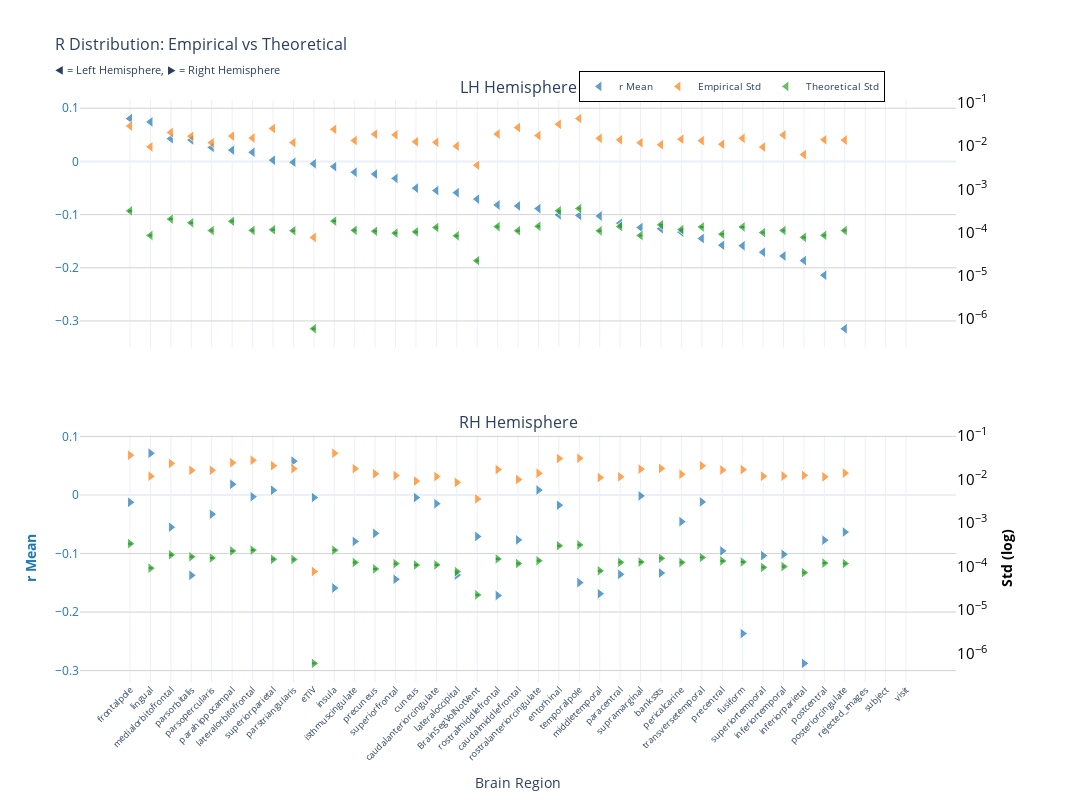
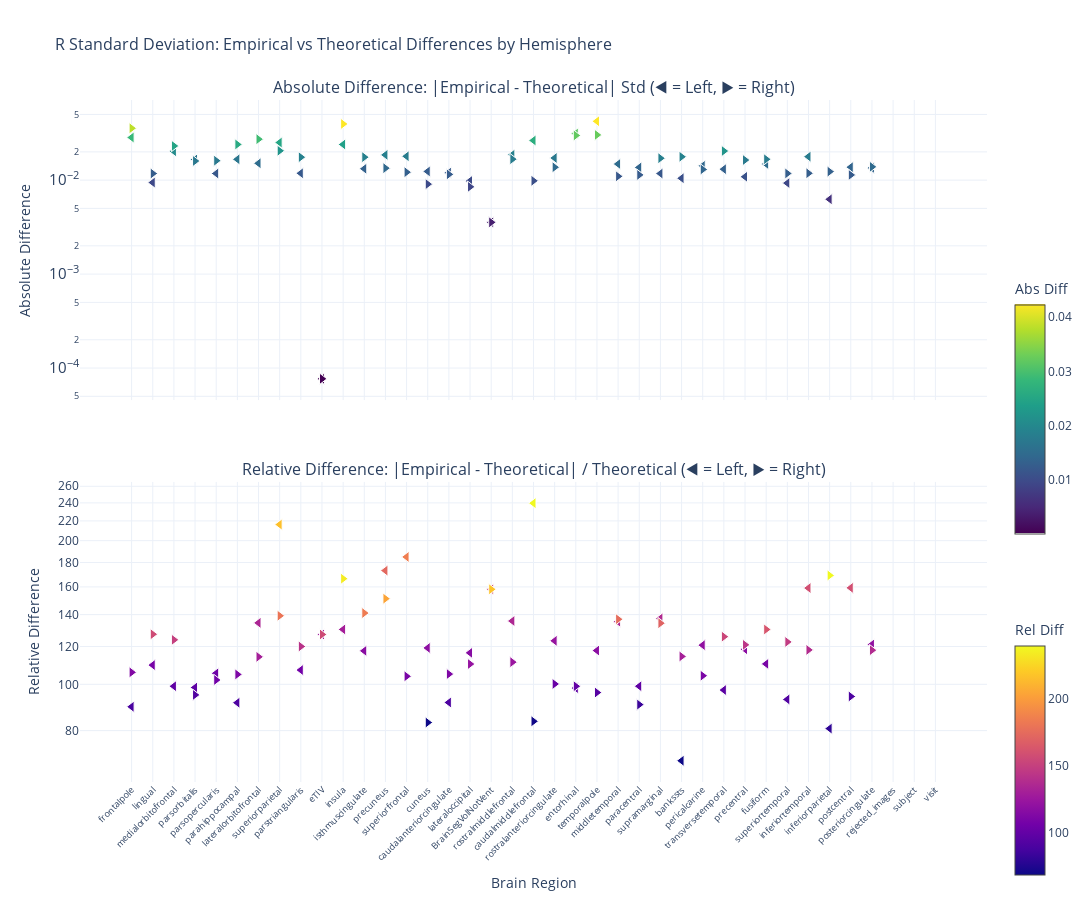

The code cell stored with these charts, in order, in its notebook:
### Markdown cell above
### F-statistic

### Code cell
nu_nav = df_navr[(df_navr["timepoint"] == "baseline") & (df_navr["group"] == "HC-PD")]
data_path = stats_dir / f"partial_correlation_baseline_{METRIC}.parquet"
df, stats = get_test_stats(
    data_path, stat_functions_F, nu_nav, hemisphere=True, study="baseline"
)
show_figure(stats, hemisphere=True, stat_name="r", study="baseline", metric=METRIC)

### Figure 1 — Plotly figure (JSON) as saved in the notebook; plotly's stock layout.template omitted (floating-point values rounded to 4 significant figures)
{"data": [{"hovertemplate": "<b>%{x}</b><br>Mean r: %{y:.2f}<br><extra></extra>", "legendgroup": "mean", "marker": {"color": "#1f77b4", "line": {"color": "white", "width": 1}, "opacity": 0.7, "size": 10, "symbol": "triangle-left"}, "mode": "markers", "name": "r Mean", "showlegend": true, "type": "scatter", "x": ["frontalpole", "lingual", "medialorbitofrontal", "parsorbitalis", "parsopercularis", "parahippocampal", "lateralorbitofrontal", "superiorparietal", "parstriangularis", "eTIV", "insula", "isthmuscingulate", "precuneus", "superiorfrontal", "cuneus", "caudalanteriorcingulate", "lateraloccipital", "BrainSegVolNotVent", "rostralmiddlefrontal", "caudalmiddlefrontal", "rostralanteriorcingulate", "entorhinal", "temporalpole", "middletemporal", "paracentral", "supramarginal", "bankssts", "pericalcarine", "transversetemporal", "precentral", "fusiform", "superiortemporal", "inferiortemporal", "inferiorparietal", "postcentral", "posteriorcingulate", "rejected_images", "subject", "visit"], "xaxis": "x", "y": [0.08049, 0.07429, 0.04278, 0.04029, 0.0264, 0.02127, 0.01719, 0.002301, -0.001604, -0.004403, -0.009765, -0.02033, -0.0238, -0.03193, -0.05022, -0.05485, -0.05878, -0.07087, -0.08199, -0.08371, -0.08866, -0.1004, -0.1017, -0.1026, -0.1161, -0.1244, -0.1266, -0.133, -0.145, -0.1576, -0.1587, -0.1707, -0.1779, -0.1865, -0.214, -0.3146, NaN, NaN, NaN], "yaxis": "y"}, {"hovertemplate": "<b>%{x}</b><br>Empirical Std: %{y:.3f}<br><extra></extra>", "legendgroup": "empirical", "marker": {"color": "#ff7f0e", "line": {"color": "white", "width": 1}, "opacity": 0.7, "size": 10, "symbol": "triangle-left"}, "mode": "markers", "name": "Empirical Std", "showlegend": true, "type": "scatter", "x": ["frontalpole", "lingual", "medialorbitofrontal", "parsorbitalis", "parsopercularis", "parahippocampal", "lateralorbitofrontal", "superiorparietal", "parstriangularis", "eTIV", "insula", "isthmuscingulate", "precuneus", "superiorfrontal", "cuneus", "caudalanteriorcingulate", "lateraloccipital", "BrainSegVolNotVent", "rostralmiddlefrontal", "caudalmiddlefrontal", "rostralanteriorcingulate", "entorhinal", "temporalpole", "middletemporal", "paracentral", "supramarginal", "bankssts", "pericalcarine", "transversetemporal", "precentral", "fusiform", "superiortemporal", "inferiortemporal", "inferiorparietal", "postcentral", "posteriorcingulate", "rejected_images", "subject", "visit"], "xaxis": "x", "y": [0.02875, 0.009518, 0.0205, 0.01677, 0.01188, 0.01685, 0.01522, 0.02527, 0.01195, 7.738e-05, 0.02416, 0.01334, 0.01869, 0.01805, 0.01249, 0.01215, 0.00989, 0.00358, 0.01877, 0.02656, 0.01735, 0.03167, 0.04272, 0.01496, 0.0138, 0.01184, 0.01063, 0.01431, 0.01322, 0.01095, 0.015, 0.009408, 0.01791, 0.006333, 0.01384, 0.01362, NaN, NaN, NaN], "yaxis": "y2"}, {"error_y": {"array": [8.879e-06, 2.408e-06, 5.739e-06, 4.724e-06, 3.127e-06, 5.102e-06, 3.148e-06, 3.26e-06, 3.097e-06, 1.691e-08, 5.154e-06, 3.153e-06, 3.007e-06, 2.72e-06, 2.912e-06, 3.676e-06, 2.36e-06, 6.301e-07, 3.846e-06, 3.092e-06, 3.91e-06, 8.944e-06, 1.008e-05, 3.076e-06, 3.864e-06, 2.397e-06, 4.244e-06, 3.292e-06, 3.77e-06, 2.57e-06, 3.774e-06, 2.805e-06, 3.134e-06, 2.17e-06, 2.419e-06, 3.123e-06, NaN, NaN, NaN], "arrayminus": [8.633e-06, 2.342e-06, 5.58e-06, 4.593e-06, 3.04e-06, 4.961e-06, 3.06e-06, 3.17e-06, 3.011e-06, 1.644e-08, 5.012e-06, 3.066e-06, 2.924e-06, 2.645e-06, 2.831e-06, 3.574e-06, 2.295e-06, 6.127e-07, 3.739e-06, 3.006e-06, 3.801e-06, 8.696e-06, 9.803e-06, 2.991e-06, 3.757e-06, 2.331e-06, 4.126e-06, 3.2e-06, 3.666e-06, 2.498e-06, 3.67e-06, 2.727e-06, 3.047e-06, 2.11e-06, 2.352e-06, 3.037e-06, NaN, NaN, NaN], "color": "#2ca02c", "thickness": 1, "type": "data", "visible": true, "width": 2}, "hovertemplate": "<b>%{x}</b><br>Theoretical Std: %{y:.3f}<br><extra></extra>", "legendgroup": "theoretical", "marker": {"color": "#2ca02c", "line": {"color": "white", "width": 1}, "opacity": 0.7, "size": 10, "symbol": "triangle-left"}, "mode": "markers", "name": "Theoretical Std", "showlegend": true, "type": "scatter", "x": ["frontalpole", "lingual", "medialorbitofrontal", "parsorbitalis", "parsopercularis", "parahippocampal", "lateralorbitofrontal", "superiorparietal", "parstriangularis", "eTIV", "insula", "isthmuscingulate", "precuneus", "superiorfrontal", "cuneus", "caudalanteriorcingulate", "lateraloccipital", "BrainSegVolNotVent", "rostralmiddlefrontal", "caudalmiddlefrontal", "rostralanteriorcingulate", "entorhinal", "temporalpole", "middletemporal", "paracentral", "supramarginal", "bankssts", "pericalcarine", "transversetemporal", "precentral", "fusiform", "superiortemporal", "inferiortemporal", "inferiorparietal", "postcentral", "posteriorcingulate", "rejected_images", "subject", "visit"], "xaxis": "x", "y": [0.0003169, 8.596e-05, 0.0002048, 0.0001686, 0.0001116, 0.0001821, 0.0001123, 0.0001164, 0.0001105, 6.036e-07, 0.000184, 0.0001125, 0.0001073, 9.709e-05, 0.0001039, 0.0001312, 8.424e-05, 2.249e-05, 0.0001373, 0.0001103, 0.0001395, 0.0003192, 0.0003599, 0.0001098, 0.0001379, 8.556e-05, 0.0001515, 0.0001175, 0.0001346, 9.172e-05, 0.0001347, 0.0001001, 0.0001118, 7.746e-05, 8.635e-05, 0.0001115, NaN, NaN, NaN], "yaxis": "y2"}, {"hovertemplate": "<b>%{x}</b><br>Mean r: %{y:.2f}<br><extra></extra>", "legendgroup": "mean", "marker": {"color": "#1f77b4", "line": {"color": "white", "width": 1}, "opacity": 0.7, "size": 10, "symbol": "triangle-right"}, "mode": "markers", "name": "r Mean", "showlegend": false, "type": "scatter", "x": ["lingual", "parstriangularis", "parahippocampal", "rostralanteriorcingulate", "superiorparietal", "supramarginal", "lateralorbitofrontal", "eTIV", "cuneus", "transversetemporal", "frontalpole", "caudalanteriorcingulate", "entorhinal", "parsopercularis", "pericalcarine", "medialorbitofrontal", "posteriorcingulate", "precuneus", "BrainSegVolNotVent", "caudalmiddlefrontal", "postcentral", "isthmuscingulate", "precentral", "inferiortemporal", "superiortemporal", "bankssts", "paracentral", "lateraloccipital", "parsorbitalis", "superiorfrontal", "temporalpole", "insula", "middletemporal", "rostralmiddlefrontal", "fusiform", "inferiorparietal", "rejected_images", "subject", "visit"], "xaxis": "x2", "y": [0.0712, 0.0577, 0.01822, 0.00835, 0.008036, -0.001601, -0.003, -0.004403, -0.004439, -0.01189, -0.01255, -0.01489, -0.01746, -0.03292, -0.04565, -0.05504, -0.0634, -0.06565, -0.07087, -0.07678, -0.07721, -0.07936, -0.09565, -0.1014, -0.1037, -0.1333, -0.1356, -0.1369, -0.1373, -0.1441, -0.1497, -0.1589, -0.1686, -0.1717, -0.2368, -0.2877, NaN, NaN, NaN], "yaxis": "y3"}, {"hovertemplate": "<b>%{x}</b><br>Empirical Std: %{y:.3f}<br><extra></extra>", "legendgroup": "empirical", "marker": {"color": "#ff7f0e", "line": {"color": "white", "width": 1}, "opacity": 0.7, "size": 10, "symbol": "triangle-right"}, "mode": "markers", "name": "Empirical Std", "showlegend": false, "type": "scatter", "x": ["lingual", "parstriangularis", "parahippocampal", "rostralanteriorcingulate", "superiorparietal", "supramarginal", "lateralorbitofrontal", "eTIV", "cuneus", "transversetemporal", "frontalpole", "caudalanteriorcingulate", "entorhinal", "parsopercularis", "pericalcarine", "medialorbitofrontal", "posteriorcingulate", "precuneus", "BrainSegVolNotVent", "caudalmiddlefrontal", "postcentral", "isthmuscingulate", "precentral", "inferiortemporal", "superiortemporal", "bankssts", "paracentral", "lateraloccipital", "parsorbitalis", "superiorfrontal", "temporalpole", "insula", "middletemporal", "rostralmiddlefrontal", "fusiform", "inferiorparietal", "rejected_images", "subject", "visit"], "xaxis": "x2", "y": [0.01185, 0.0177, 0.02423, 0.01386, 0.02069, 0.01724, 0.02754, 7.738e-05, 0.009179, 0.02058, 0.036, 0.01163, 0.03021, 0.01627, 0.01313, 0.02331, 0.01397, 0.01351, 0.00358, 0.00996, 0.01149, 0.0177, 0.0165, 0.01194, 0.01188, 0.01789, 0.01149, 0.008567, 0.01616, 0.01227, 0.03062, 0.03989, 0.01106, 0.01688, 0.01682, 0.0124, NaN, NaN, NaN], "yaxis": "y4"}, {"error_y": {"array": [2.588e-06, 4.097e-06, 6.411e-06, 3.837e-06, 4.134e-06, 3.571e-06, 6.7e-06, 1.691e-08, 3.056e-06, 4.545e-06, 9.431e-06, 3.073e-06, 8.458e-06, 4.421e-06, 3.496e-06, 5.226e-06, 3.292e-06, 2.487e-06, 6.301e-07, 3.296e-06, 3.376e-06, 3.491e-06, 3.791e-06, 2.809e-06, 2.691e-06, 4.343e-06, 3.512e-06, 2.157e-06, 4.716e-06, 3.277e-06, 8.833e-06, 6.674e-06, 2.246e-06, 4.211e-06, 3.589e-06, 2.042e-06, NaN, NaN, NaN], "arrayminus": [2.516e-06, 3.983e-06, 6.233e-06, 3.731e-06, 4.019e-06, 3.472e-06, 6.514e-06, 1.644e-08, 2.971e-06, 4.419e-06, 9.17e-06, 2.988e-06, 8.224e-06, 4.299e-06, 3.399e-06, 5.082e-06, 3.201e-06, 2.418e-06, 6.127e-07, 3.205e-06, 3.283e-06, 3.394e-06, 3.686e-06, 2.732e-06, 2.617e-06, 4.223e-06, 3.415e-06, 2.097e-06, 4.585e-06, 3.186e-06, 8.588e-06, 6.489e-06, 2.184e-06, 4.095e-06, 3.49e-06, 1.985e-06, NaN, NaN, NaN], "color": "#2ca02c", "thickness": 1, "type": "data", "visible": true, "width": 2}, "hovertemplate": "<b>%{x}</b><br>Theoretical Std: %{y:.3f}<br><extra></extra>", "legendgroup": "theoretical", "marker": {"color": "#2ca02c", "line": {"color": "white", "width": 1}, "opacity": 0.7, "size": 10, "symbol": "triangle-right"}, "mode": "markers", "name": "Theoretical Std", "showlegend": false, "type": "scatter", "x": ["lingual", "parstriangularis", "parahippocampal", "rostralanteriorcingulate", "superiorparietal", "supramarginal", "lateralorbitofrontal", "eTIV", "cuneus", "transversetemporal", "frontalpole", "caudalanteriorcingulate", "entorhinal", "parsopercularis", "pericalcarine", "medialorbitofrontal", "posteriorcingulate", "precuneus", "BrainSegVolNotVent", "caudalmiddlefrontal", "postcentral", "isthmuscingulate", "precentral", "inferiortemporal", "superiortemporal", "bankssts", "paracentral", "lateraloccipital", "parsorbitalis", "superiorfrontal", "temporalpole", "insula", "middletemporal", "rostralmiddlefrontal", "fusiform", "inferiorparietal", "rejected_images", "subject", "visit"], "xaxis": "x2", "y": [9.236e-05, 0.0001462, 0.0002288, 0.000137, 0.0001475, 0.0001275, 0.0002391, 6.036e-07, 0.0001091, 0.0001622, 0.0003366, 0.0001097, 0.0003019, 0.0001578, 0.0001248, 0.0001865, 0.0001175, 8.876e-05, 2.249e-05, 0.0001177, 0.0001205, 0.0001246, 0.0001353, 0.0001003, 9.605e-05, 0.000155, 0.0001254, 7.699e-05, 0.0001683, 0.0001169, 0.0003153, 0.0002382, 8.018e-05, 0.0001503, 0.0001281, 7.287e-05, NaN, NaN, NaN], "yaxis": "y4"}], "layout": {"annotations": [{"font": {"size": 16}, "showarrow": false, "text": "LH Hemisphere", "x": 0.47, "xanchor": "center", "xref": "paper", "y": 1, "yanchor": "bottom", "yref": "paper"}, {"font": {"size": 16}, "showarrow": false, "text": "RH Hemisphere", "x": 0.47, "xanchor": "center", "xref": "paper", "y": 0.425, "yanchor": "bottom", "yref": "paper"}], "height": 800, "hovermode": "x", "legend": {"bgcolor": "rgba(255, 255, 255, 0.9)", "bordercolor": "black", "borderwidth": 1, "font": {"size": 10}, "orientation": "h", "x": 0.7, "xanchor": "center", "y": 1.05}, "title": {"font": {"size": 16}, "text": "R Distribution: Empirical vs Theoretical<br><sub>◀ = Left Hemisphere, ▶ = Right Hemisphere</sub>"}, "width": 1400, "xaxis": {"anchor": "y", "domain": [0, 0.94], "matches": "x2", "showticklabels": false}, "xaxis2": {"anchor": "y3", "domain": [0, 0.94], "tickangle": -45, "tickfont": {"size": 9}, "title": {"text": "Brain Region"}}, "yaxis": {"anchor": "x", "domain": [0.575, 1], "gridcolor": "lightgray", "showgrid": true, "tickfont": {"color": "#1f77b4"}, "title": {"font": {"color": "#1f77b4"}, "text": ""}}, "yaxis2": {"anchor": "x", "exponentformat": "power", "overlaying": "y", "showgrid": false, "side": "right", "tickfont": {"color": "black"}, "title": {"font": {"color": "black"}, "text": ""}, "type": "log"}, "yaxis3": {"anchor": "x2", "domain": [0, 0.425], "gridcolor": "lightgray", "showgrid": true, "tickfont": {"color": "#1f77b4"}, "title": {"font": {"color": "#1f77b4"}, "text": "<b>r Mean</b>"}}, "yaxis4": {"anchor": "x2", "exponentformat": "power", "overlaying": "y3", "showgrid": false, "side": "right", "tickfont": {"color": "black"}, "title": {"font": {"color": "black"}, "text": "<b>Std (log)</b>"}, "type": "log"}}}

### Figure 2 — Plotly figure (JSON) as saved in the notebook; plotly's stock layout.template omitted (floating-point values rounded to 4 significant figures)
{"data": [{"hovertemplate": "<b>%{x}</b><br>Hemisphere: %{text}<br>Abs Diff: %{y:.4f}<br><extra></extra>", "legendgroup": "abs_lh", "marker": {"color": [0.02844, 0.009432, 0.0203, 0.0166, 0.01177, 0.01666, 0.01511, 0.02515, 0.01184, 7.678e-05, 0.02398, 0.01322, 0.01858, 0.01795, 0.01239, 0.01202, 0.009805, 0.003558, 0.01863, 0.02645, 0.01721, 0.03135, 0.04236, 0.01485, 0.01367, 0.01176, 0.01048, 0.01419, 0.01309, 0.01086, 0.01487, 0.009308, 0.0178, 0.006256, 0.01375, 0.01351, NaN, NaN, NaN], "colorbar": {"len": 0.4, "title": {"text": "Abs Diff"}, "y": 0.75, "yanchor": "top"}, "colorscale": [[0, "#440154"], [0.1111, "#482878"], [0.2222, "#3e4989"], [0.3333, "#31688e"], [0.4444, "#26828e"], [0.5556, "#1f9e89"], [0.6667, "#35b779"], [0.7778, "#6ece58"], [0.8889, "#b5de2b"], [1, "#fde725"]], "line": {"color": "white", "width": 1}, "showscale": true, "size": 10, "symbol": "triangle-left"}, "mode": "markers", "name": "Absolute (lh)", "showlegend": false, "text": ["lh", "lh", "lh", "lh", "lh", "lh", "lh", "lh", "lh", "lh", "lh", "lh", "lh", "lh", "lh", "lh", "lh", "lh", "lh", "lh", "lh", "lh", "lh", "lh", "lh", "lh", "lh", "lh", "lh", "lh", "lh", "lh", "lh", "lh", "lh", "lh", "lh", "lh", "lh"], "type": "scatter", "x": ["frontalpole", "lingual", "medialorbitofrontal", "parsorbitalis", "parsopercularis", "parahippocampal", "lateralorbitofrontal", "superiorparietal", "parstriangularis", "eTIV", "insula", "isthmuscingulate", "precuneus", "superiorfrontal", "cuneus", "caudalanteriorcingulate", "lateraloccipital", "BrainSegVolNotVent", "rostralmiddlefrontal", "caudalmiddlefrontal", "rostralanteriorcingulate", "entorhinal", "temporalpole", "middletemporal", "paracentral", "supramarginal", "bankssts", "pericalcarine", "transversetemporal", "precentral", "fusiform", "superiortemporal", "inferiortemporal", "inferiorparietal", "postcentral", "posteriorcingulate", "rejected_images", "subject", "visit"], "xaxis": "x", "y": [0.02844, 0.009432, 0.0203, 0.0166, 0.01177, 0.01666, 0.01511, 0.02515, 0.01184, 7.678e-05, 0.02398, 0.01322, 0.01858, 0.01795, 0.01239, 0.01202, 0.009805, 0.003558, 0.01863, 0.02645, 0.01721, 0.03135, 0.04236, 0.01485, 0.01367, 0.01176, 0.01048, 0.01419, 0.01309, 0.01086, 0.01487, 0.009308, 0.0178, 0.006256, 0.01375, 0.01351, NaN, NaN, NaN], "yaxis": "y"}, {"hovertemplate": "<b>%{x}</b><br>Hemisphere: %{text}<br>Rel Diff: %{y:.2%}<br><extra></extra>", "legendgroup": "rel_lh", "marker": {"color": [89.73, 109.7, 99.1, 98.47, 105.5, 91.5, 134.5, 216.2, 107.1, 127.2, 130.3, 117.5, 173.1, 184.9, 119.2, 91.62, 116.4, 158.2, 135.7, 239.7, 123.4, 98.21, 117.7, 135.3, 99.09, 137.4, 69.16, 120.8, 97.28, 118.4, 110.4, 92.98, 159.1, 80.77, 159.3, 121.2, NaN, NaN, NaN], "colorbar": {"len": 0.4, "title": {"text": "Rel Diff"}, "y": 0.25, "yanchor": "top"}, "colorscale": [[0, "#0d0887"], [0.1111, "#46039f"], [0.2222, "#7201a8"], [0.3333, "#9c179e"], [0.4444, "#bd3786"], [0.5556, "#d8576b"], [0.6667, "#ed7953"], [0.7778, "#fb9f3a"], [0.8889, "#fdca26"], [1, "#f0f921"]], "line": {"color": "white", "width": 1}, "showscale": true, "size": 10, "symbol": "triangle-left"}, "mode": "markers", "name": "Relative (lh)", "showlegend": false, "text": ["lh", "lh", "lh", "lh", "lh", "lh", "lh", "lh", "lh", "lh", "lh", "lh", "lh", "lh", "lh", "lh", "lh", "lh", "lh", "lh", "lh", "lh", "lh", "lh", "lh", "lh", "lh", "lh", "lh", "lh", "lh", "lh", "lh", "lh", "lh", "lh", "lh", "lh", "lh"], "type": "scatter", "x": ["frontalpole", "lingual", "medialorbitofrontal", "parsorbitalis", "parsopercularis", "parahippocampal", "lateralorbitofrontal", "superiorparietal", "parstriangularis", "eTIV", "insula", "isthmuscingulate", "precuneus", "superiorfrontal", "cuneus", "caudalanteriorcingulate", "lateraloccipital", "BrainSegVolNotVent", "rostralmiddlefrontal", "caudalmiddlefrontal", "rostralanteriorcingulate", "entorhinal", "temporalpole", "middletemporal", "paracentral", "supramarginal", "bankssts", "pericalcarine", "transversetemporal", "precentral", "fusiform", "superiortemporal", "inferiortemporal", "inferiorparietal", "postcentral", "posteriorcingulate", "rejected_images", "subject", "visit"], "xaxis": "x2", "y": [89.73, 109.7, 99.1, 98.47, 105.5, 91.5, 134.5, 216.2, 107.1, 127.2, 130.3, 117.5, 173.1, 184.9, 119.2, 91.62, 116.4, 158.2, 135.7, 239.7, 123.4, 98.21, 117.7, 135.3, 99.09, 137.4, 69.16, 120.8, 97.28, 118.4, 110.4, 92.98, 159.1, 80.77, 159.3, 121.2, NaN, NaN, NaN], "yaxis": "y2"}, {"hovertemplate": "<b>%{x}</b><br>Hemisphere: %{text}<br>Abs Diff: %{y:.4f}<br><extra></extra>", "legendgroup": "abs_rh", "marker": {"color": [0.01176, 0.01755, 0.024, 0.01372, 0.02054, 0.01712, 0.0273, 7.678e-05, 0.00907, 0.02042, 0.03567, 0.01152, 0.02991, 0.01611, 0.01301, 0.02312, 0.01385, 0.01342, 0.003558, 0.009842, 0.01137, 0.01757, 0.01637, 0.01184, 0.01178, 0.01774, 0.01137, 0.00849, 0.01599, 0.01216, 0.0303, 0.03965, 0.01098, 0.01673, 0.01669, 0.01233, NaN, NaN, NaN], "colorbar": {"len": 0.4, "title": {"text": "Abs Diff"}, "y": 0.75, "yanchor": "top"}, "colorscale": [[0, "#440154"], [0.1111, "#482878"], [0.2222, "#3e4989"], [0.3333, "#31688e"], [0.4444, "#26828e"], [0.5556, "#1f9e89"], [0.6667, "#35b779"], [0.7778, "#6ece58"], [0.8889, "#b5de2b"], [1, "#fde725"]], "line": {"color": "white", "width": 1}, "showscale": false, "size": 10, "symbol": "triangle-right"}, "mode": "markers", "name": "Absolute (rh)", "showlegend": false, "text": ["rh", "rh", "rh", "rh", "rh", "rh", "rh", "rh", "rh", "rh", "rh", "rh", "rh", "rh", "rh", "rh", "rh", "rh", "rh", "rh", "rh", "rh", "rh", "rh", "rh", "rh", "rh", "rh", "rh", "rh", "rh", "rh", "rh", "rh", "rh", "rh", "rh", "rh", "rh"], "type": "scatter", "x": ["lingual", "parstriangularis", "parahippocampal", "rostralanteriorcingulate", "superiorparietal", "supramarginal", "lateralorbitofrontal", "eTIV", "cuneus", "transversetemporal", "frontalpole", "caudalanteriorcingulate", "entorhinal", "parsopercularis", "pericalcarine", "medialorbitofrontal", "posteriorcingulate", "precuneus", "BrainSegVolNotVent", "caudalmiddlefrontal", "postcentral", "isthmuscingulate", "precentral", "inferiortemporal", "superiortemporal", "bankssts", "paracentral", "lateraloccipital", "parsorbitalis", "superiorfrontal", "temporalpole", "insula", "middletemporal", "rostralmiddlefrontal", "fusiform", "inferiorparietal", "rejected_images", "subject", "visit"], "xaxis": "x", "y": [0.01176, 0.01755, 0.024, 0.01372, 0.02054, 0.01712, 0.0273, 7.678e-05, 0.00907, 0.02042, 0.03567, 0.01152, 0.02991, 0.01611, 0.01301, 0.02312, 0.01385, 0.01342, 0.003558, 0.009842, 0.01137, 0.01757, 0.01637, 0.01184, 0.01178, 0.01774, 0.01137, 0.00849, 0.01599, 0.01216, 0.0303, 0.03965, 0.01098, 0.01673, 0.01669, 0.01233, NaN, NaN, NaN], "yaxis": "y"}, {"hovertemplate": "<b>%{x}</b><br>Hemisphere: %{text}<br>Rel Diff: %{y:.2%}<br><extra></extra>", "legendgroup": "rel_rh", "marker": {"color": [127.3, 120.0, 104.9, 100.2, 139.2, 134.3, 114.2, 127.2, 83.17, 125.9, 106.0, 105.1, 99.08, 102.1, 104.2, 123.9, 117.9, 151.2, 158.2, 83.66, 94.32, 141.0, 121.0, 118.1, 122.7, 114.4, 90.68, 110.3, 95.02, 103.9, 96.11, 166.5, 136.9, 111.3, 130.3, 169.1, NaN, NaN, NaN], "colorbar": {"len": 0.4, "title": {"text": "Rel Diff"}, "y": 0.25, "yanchor": "top"}, "colorscale": [[0, "#0d0887"], [0.1111, "#46039f"], [0.2222, "#7201a8"], [0.3333, "#9c179e"], [0.4444, "#bd3786"], [0.5556, "#d8576b"], [0.6667, "#ed7953"], [0.7778, "#fb9f3a"], [0.8889, "#fdca26"], [1, "#f0f921"]], "line": {"color": "white", "width": 1}, "showscale": false, "size": 10, "symbol": "triangle-right"}, "mode": "markers", "name": "Relative (rh)", "showlegend": false, "text": ["rh", "rh", "rh", "rh", "rh", "rh", "rh", "rh", "rh", "rh", "rh", "rh", "rh", "rh", "rh", "rh", "rh", "rh", "rh", "rh", "rh", "rh", "rh", "rh", "rh", "rh", "rh", "rh", "rh", "rh", "rh", "rh", "rh", "rh", "rh", "rh", "rh", "rh", "rh"], "type": "scatter", "x": ["lingual", "parstriangularis", "parahippocampal", "rostralanteriorcingulate", "superiorparietal", "supramarginal", "lateralorbitofrontal", "eTIV", "cuneus", "transversetemporal", "frontalpole", "caudalanteriorcingulate", "entorhinal", "parsopercularis", "pericalcarine", "medialorbitofrontal", "posteriorcingulate", "precuneus", "BrainSegVolNotVent", "caudalmiddlefrontal", "postcentral", "isthmuscingulate", "precentral", "inferiortemporal", "superiortemporal", "bankssts", "paracentral", "lateraloccipital", "parsorbitalis", "superiorfrontal", "temporalpole", "insula", "middletemporal", "rostralmiddlefrontal", "fusiform", "inferiorparietal", "rejected_images", "subject", "visit"], "xaxis": "x2", "y": [127.3, 120.0, 104.9, 100.2, 139.2, 134.3, 114.2, 127.2, 83.17, 125.9, 106.0, 105.1, 99.08, 102.1, 104.2, 123.9, 117.9, 151.2, 158.2, 83.66, 94.32, 141.0, 121.0, 118.1, 122.7, 114.4, 90.68, 110.3, 95.02, 103.9, 96.11, 166.5, 136.9, 111.3, 130.3, 169.1, NaN, NaN, NaN], "yaxis": "y2"}], "layout": {"annotations": [{"font": {"size": 16}, "showarrow": false, "text": "Absolute Difference: |Empirical - Theoretical| Std (◀ = Left, ▶ = Right)", "x": 0.5, "xanchor": "center", "xref": "paper", "y": 1, "yanchor": "bottom", "yref": "paper"}, {"font": {"size": 16}, "showarrow": false, "text": "Relative Difference: |Empirical - Theoretical| / Theoretical (◀ = Left, ▶ = Right)", "x": 0.5, "xanchor": "center", "xref": "paper", "y": 0.44, "yanchor": "bottom", "yref": "paper"}], "height": 900, "hovermode": "x unified", "showlegend": false, "title": {"font": {"size": 16}, "text": "R Standard Deviation: Empirical vs Theoretical Differences by Hemisphere"}, "width": 1400, "xaxis": {"anchor": "y", "domain": [0, 1], "showticklabels": false}, "xaxis2": {"anchor": "y2", "domain": [0, 1], "tickangle": -45, "tickfont": {"size": 9}, "title": {"text": "Brain Region"}}, "yaxis": {"anchor": "x", "domain": [0.56, 1], "exponentformat": "power", "title": {"text": "Absolute Difference"}, "type": "log"}, "yaxis2": {"anchor": "x2", "domain": [0, 0.44], "exponentformat": "power", "title": {"text": "Relative Difference"}, "type": "log"}}}
